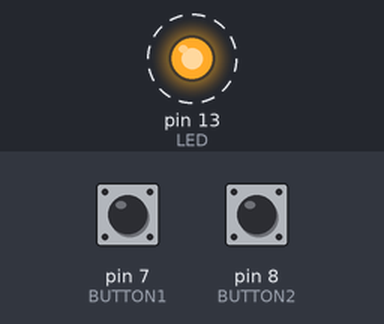
A sketch run on a simulated Arduino Uno, built with avr-gcc and run on an emulated ATmega328P. Parts: output pins drawn as LEDs (lit = HIGH). Dashed ring = blinking. The test bench sets the inputs (shaded band); at power-on: pin 7 (BUTTON1) LOW, pin 8 (BUTTON2) LOW.

Above: at 0.05 s.
Timing chart, 0 to 3.0 s (numbered marks = the images above):
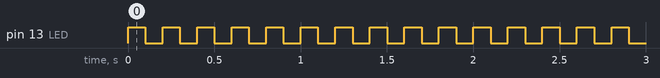

The sketch:

p2Galal.ino
```cpp
#define LED 13
int BUTTON1 = 7 ;
int BUTTON2 = 8 ;

void setup() {
  // put your setup code here, to run once:

pinMode(LED, OUTPUT);
pinMode(BUTTON1, INPUT);
pinMode(BUTTON2, INPUT);

}
int value1 = LOW ;
int value2 = LOW ;
void loop() {
 int RD  = 500 ;
  value1 = digitalRead(BUTTON1);
  value2 = digitalRead(BUTTON2);
 while(100>RD>1000){
if(value1== HIGH && value2==LOW)
{
RD = RD +100 ;
}
if(value2== HIGH && value1==LOW)
{
RD = RD -100 ;
}
if(value1== LOW && value2==LOW)
{
RD = RD  ;
}


 digitalWrite(LED, HIGH);
 delay(RD);
 digitalWrite(LED, LOW);
 delay(RD);
 }
 digitalWrite(LED, HIGH);
 delay(100);
 digitalWrite(LED, LOW);
 delay(100);
}
```

Measured:
- by itself, pin 13 (LED): alternates HIGH for 0.10 s and LOW for 0.10 s
